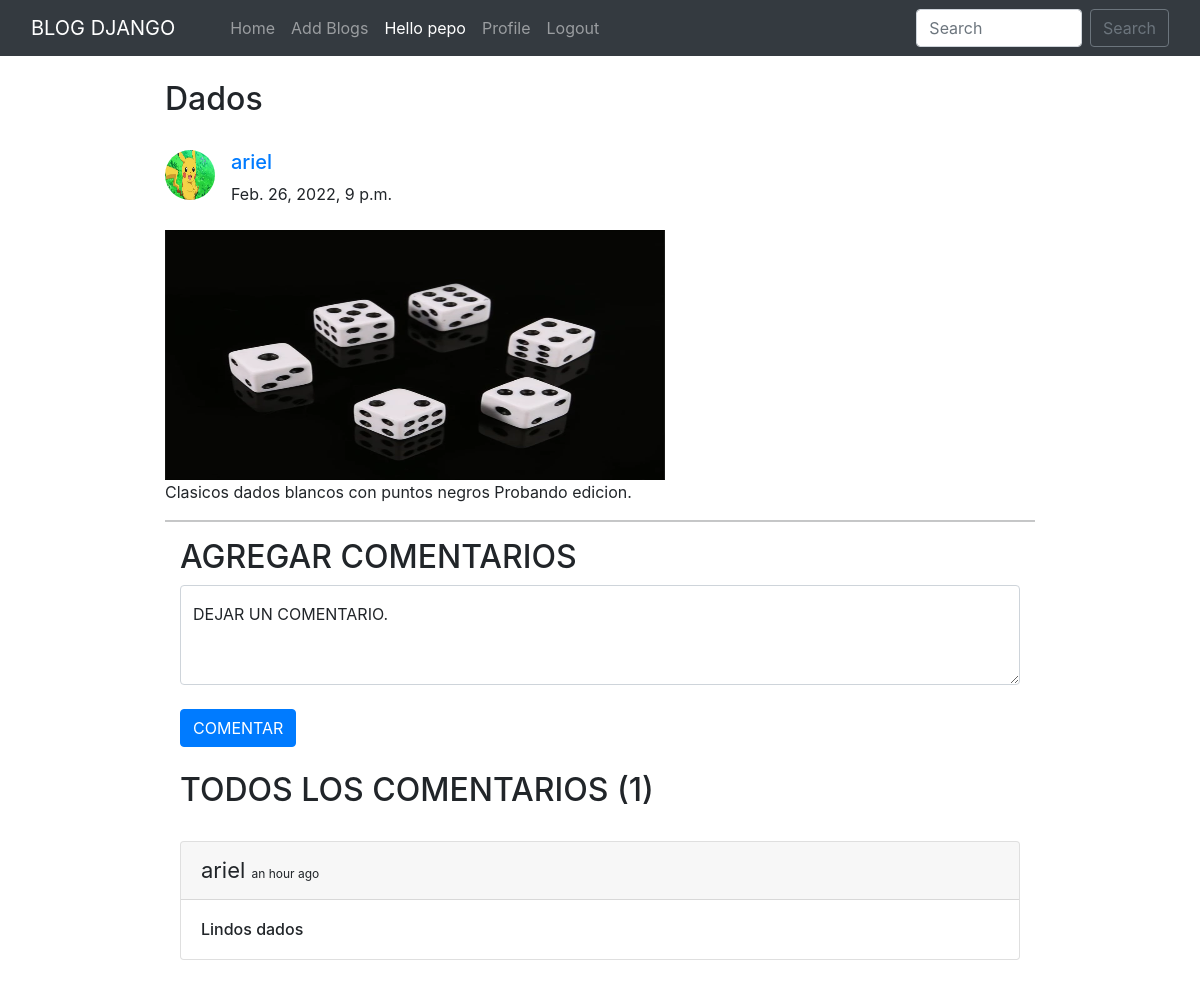
The page /blog/dds/ (signed in) on the database its author committed.
### home/models.py (models this page shows, shortened)
class BlogPost(models.Model):
    title=models.CharField(max_length=255)
    author= models.ForeignKey(User, on_delete=models.CASCADE)
    slug=models.CharField(max_length=130)
    content=models.TextField()
    image = models.ImageField(upload_to="profile_pics", blank=True, null=True)
    dateTime=models.DateTimeField(auto_now_add=True)

class Profile(models.Model):
    user = models.OneToOneField(User, on_delete=models.CASCADE, blank=True, null=True)
    image = models.ImageField(upload_to="profile_pics", blank=True, null=True)
    bio = models.TextField(blank=True, null=True)
    phone_no = models.IntegerField(blank=True, null=True)
    facebook = models.CharField(max_length=300, blank=True, null=True)
    instagram = models.CharField(max_length=300, blank=True, null=True)
    linkedin = models.CharField(max_length=300, blank=True, null=True)

class Comment(models.Model):
    user = models.ForeignKey(User, on_delete=models.CASCADE)
    content = models.TextField()
    blog = models.ForeignKey(BlogPost, on_delete=models.CASCADE)
    parent_comment = models.ForeignKey('self', on_delete=models.CASCADE, null=True, blank=True)
    dateTime=models.DateTimeField(default=now)

### home/views.py (the view)
# urls.py: path("blog/<str:slug>/", views.blogs_comments, name="blogs_comments"),
def blogs_comments(request, slug):
    post = BlogPost.objects.filter(slug=slug).first()
    comments = Comment.objects.filter(blog=post)
    if request.method=="POST":
        user = request.user
        content = request.POST.get('content','')
        blog_id =request.POST.get('blog_id','')
        comment = Comment(user = user, content = content, blog=post)
        comment.save()
    return render(request, "blog_comments.html", {'post':post, 'comments':comments})

### home/templates/blog_comments.html (shortened to what this page needs)
{% extends 'base.html' %}
{% block body %}
{% load humanize %}
<div class="container w-75 my-4">
      <h2 class="blog-post-title">{{post.title}}</h2>
      <br>
      <div class="media">
            {% if post.author.profile.image %}
            <img class="mr-3 rounded-circle" src="{{post.author.profile.image.url}}" width="50px" height="50px"
                  alt="image">
            {% endif %}
            <div class="media-body">
                  <h5 class="mt-0"><a href="/user_profile/{{post.author.id}}/">{{post.author}}
                        </a></h5>
                  {{post.dateTime}}
            </div>
      </div>
      <br>
      <img src="/media/{{post.image}}" alt="" height="250px" width="500px">
      <br>
      <p>{{post.content}}.</p>
      <hr>
      {% if user.is_authenticated %}
      <div class="container">
            <h2>AGREGAR COMENTARIOS</h2>
            <form action="/blog/{{post.slug}}/" method="POST"> {% csrf_token %}
                  <div class="form-floating">
                        <textarea class="form-control" placeholder="Leave a comment here" id="floatingTextarea2"
                              style="height: 100px" id="content" name="content"></textarea>
                        <label for="floatingTextarea2">DEJAR UN COMENTARIO.</label>
                        <br>
                        <button type="submit" class="btn btn-primary">COMENTAR</button>
                  </div>
            </form>
            {% else %}
            <div class="container">
                  <h4><a href="/login/">Login</a> to post comments below.</h4>
                  {% endif %}
                  <br>
                  <h2>TODOS LOS COMENTARIOS ({{comments.count}})</h2>
                  <br>
                  {% for comment in comments %}
                  <div class="card">
                        <div class="card-header">
                              <span style="font-size: 22px;">{{comment.user}} </span> <span
                                    style="font-size: 12px;">{{comment.dateTime | naturaltime}}</span>
                        </div>
                        <div class="card-body">
                              <h6 class="card-text">{{comment.content}}</h6>
                        </div>
                  </div>
                  <br>
                  {% endfor %}
            </div>
      </div>
      {% endblock %}

### home/templates/base.html (shortened to what this page needs)
<!doctype html>
<html lang="en">
  <head>
    <link href="//maxcdn.bootstrapcdn.com/bootstrap/4.1.1/css/bootstrap.min.css" rel="stylesheet" id="bootstrap-css">
    <link href="https://cdn.jsdelivr.net/npm/bootstrap@5.0.2/dist/css/bootstrap.min.css" rel="stylesheet">
    <link rel="stylesheet" href="https://maxcdn.bootstrapcdn.com/bootstrap/4.0.0/css/bootstrap.min.css">
  </head>
  <body>
    <nav class="navbar navbar-expand-lg navbar-dark bg-dark sticky-top">
        <div class="container-fluid">
          <a class="navbar-brand" href="#">BLOG DJANGO</a>
          <div class="collapse navbar-collapse" id="navbarSupportedContent">
          <div class="container mx-3">
            <ul class="navbar-nav me-auto mb-2 mb-lg-0">
              <li class="nav-item">
                <a class="nav-link {% block homeactive %} {% endblock homeactive %}" aria-current="page" href="/">Home</a>
              </li>
              {% if user.is_authenticated %}
              <li class="nav-item">
                <a class="nav-link {% block add_blogs_active %} {% endblock add_blogs_active %}" href="/add_blogs/">Add Blogs</a>
              </li>
              <li class="nav-item">
                <a class="nav-link active" href="#">Hello {{request.user}}</a>
              </li>
              <li class="nav-item">
                <a class="nav-link {% block profileactive %} {% endblock profileactive %}" href="/profile/">Profile</a>
              </li>
              <li class="nav-item">
                <a class="nav-link" href="/logout/">Logout</a>
              </li>
              {% endif %}
            </ul>
            </div>
            <form class="d-flex" method="POST" action="/search/"> {% csrf_token %}
              <input class="form-control me-2" type="search" placeholder="Search" name="searched" id="searched" aria-label="Search">
              <button href="/search/" class="btn btn-outline-secondary" type="submit">Search</button>
            </form>
          </div>
        </div>
      </nav>
      {% block body %}
      {% endblock %}
</body>
</html>

### rows shown on the page
BlogPost: title "Dados", author.profile.image (picture), author "ariel", dateTime "Feb. 26, 2022, 9 p.m.", image (picture), content "Clasicos dados blancos con puntos negros Probando edicion"
Comment: user "ariel", dateTime "an hour ago", content "Lindos dados"

### other values the page prints
{{ request.user }} "pepo"
{{ comments.count }} "1"
